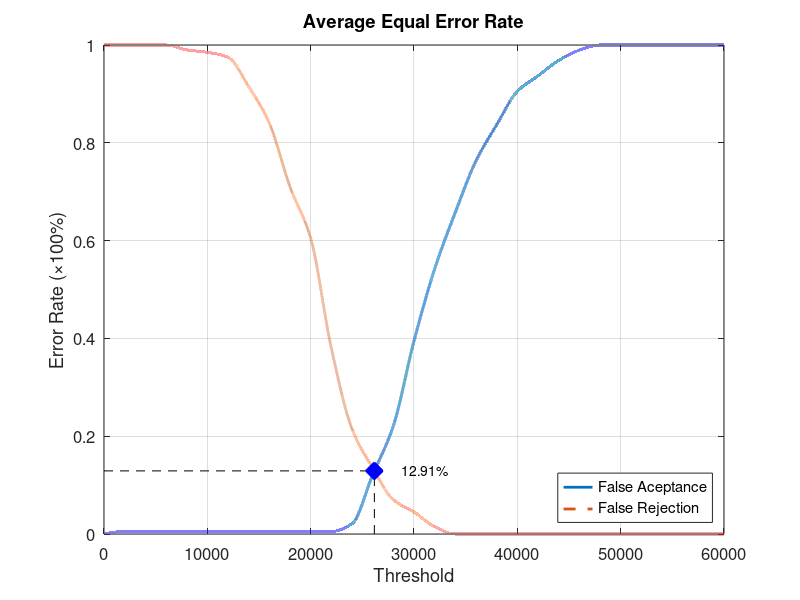
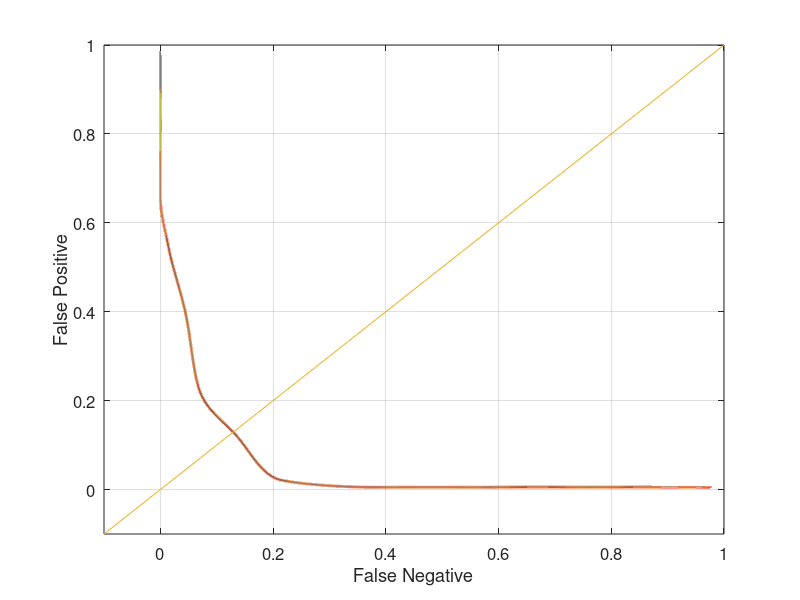

Write MATLAB code to recreate these figures, in order.
function yEER = Database1_4
close all;
clear;
clc;
x = 0:2000:60000;
xq = 0:0.5:60000;

y0 = [0 0.00526316 0.00526316 0.00526316 0.00526316 0.00526316 0.00526316 0.00526316 0.00526316 0.00526316 0.00526316 0.00526316 0.0210526 0.121053 0.221053 0.394737 0.542105 0.657895 0.763158 0.836842 0.905263 0.936842 0.968421 0.989474 1 1 1 1 1 1 1];
yy0 = interp1(x, y0, xq, 'pchip');
y1 = [1 1 1 1 0.99 0.985 0.975 0.915 0.84 0.71 0.605 0.38 0.215 0.135 0.07 0.045 0.015 0 0 0 0 0 0 0 0 0 0 0 0 0 0];
yy1 = interp1(x, y1, xq, 'pchip');

% Calculating EER: 
y2 = abs(y0 - y1);
find(y2 == min(y2))
yy2 = abs(yy0 - yy1);
xEER = find(yy2 == min(yy2));
xEERIndex = xq(xEER) % X-axis EER
yEER = yy0(xEER) % Y-axis EER

main = figure
plot(xq, yy0,'-','LineWidth', 2);	hold on
plot(xq, yy1,'--','LineWidth', 2);	hold on
plot([xEERIndex xEERIndex], [0 yEER], 'k--');	hold on
plot([0 xEERIndex], [yEER yEER], 'k--');	hold on
plot(xEERIndex, yEER, 'bx', 'LineWidth', 10);	hold on
text(xEERIndex + 10 * xEERIndex / 100, yEER, [num2str(round((10000 * yEER)) / 100) '%'])
legend('False Aceptance', 'False Rejection', 'Location', 'SouthEast')
xlabel('Threshold')
ylabel('Error Rate (\times100%)')
title('Average Equal Error Rate')
set(gca, 'FontSize', 12)
axis([0 60000 0 1])
grid on

print(main, 'Database1_4Main', '-dpng');
FNRxFPR = figure('Color', [1 1 1]);
plot(yy1, yy0, '-', yy1, yy0, 'LineWidth', 2);
hold on
y = -0.1:0.1:1
plot(y, y); 
set(gca, 'FontSize', 12)
xlabel('False Negative')
ylabel('False Positive')
axis([-0.1 1 -0.1 1])
set(gca, 'FontSize', 12)
grid on

print(FNRxFPR, 'Database1_4FNRxFPR','-dpng');
end
